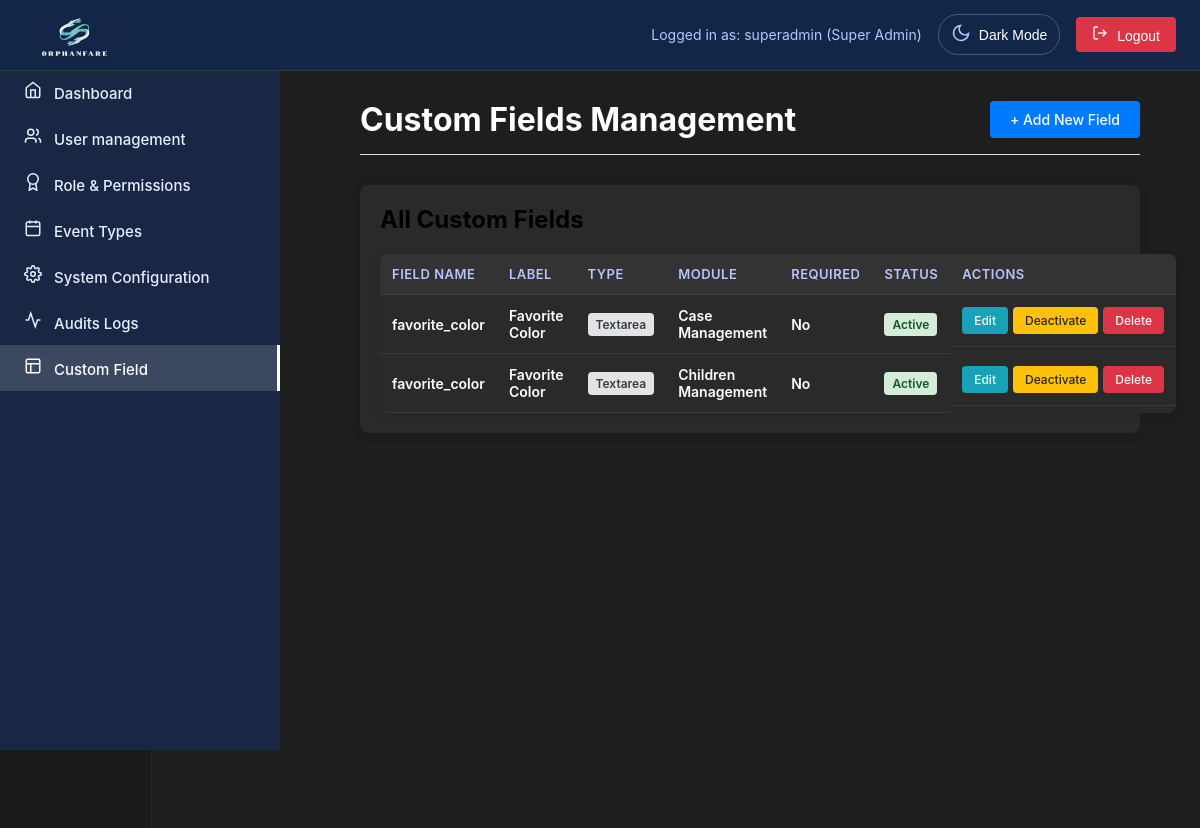
Before: /superadmin/custom-field.php (signed in) with the older database file.
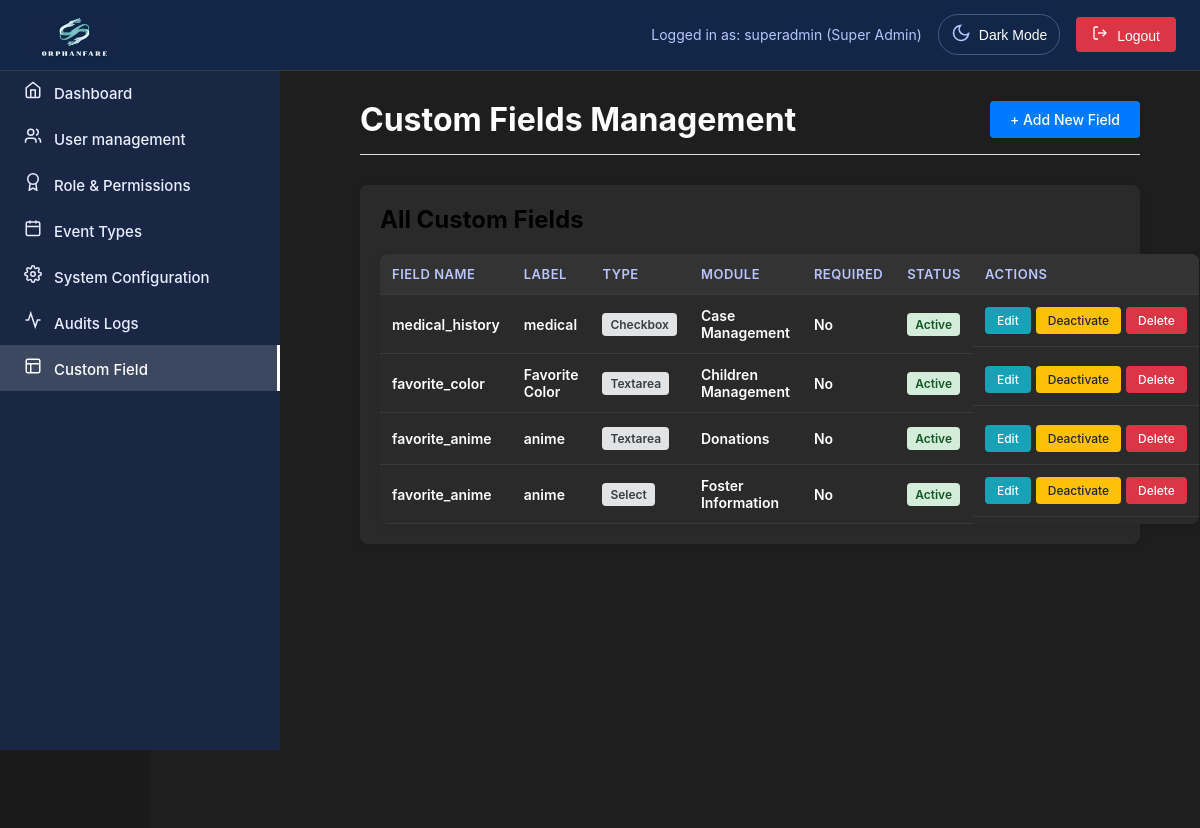
After: the same page with the newer database file.
### tables this page shows
CREATE TABLE `custom_fields` (
  `id` int(11) NOT NULL,
  `field_name` varchar(100) NOT NULL,
  `field_label` varchar(255) NOT NULL,
  `field_type` enum('text','textarea','number','date','select','checkbox','radio') NOT NULL,
  `field_options` text DEFAULT NULL,
  `module` varchar(50) NOT NULL,
  `placeholder_text` varchar(255) DEFAULT NULL,
  `default_value` text DEFAULT NULL,
  `help_text` text DEFAULT NULL,
  `is_required` tinyint(1) DEFAULT 0,
  `field_order` int(11) DEFAULT 0,
  `display_order` int(11) DEFAULT 0,
  `is_active` tinyint(1) DEFAULT 1,
  `created_by` int(11) NOT NULL,
  `created_at` timestamp NOT NULL DEFAULT current_timestamp(),
  `updated_at` timestamp NOT NULL DEFAULT current_timestamp() ON UPDATE current_timestamp()
);

### superadmin/includes/CustomFieldManager.php (called while the page is built, shortened)
<?php
class CustomFieldManager {
    private $pdo;
    public function __construct($pdoConnection) {
        $this->pdo = $pdoConnection;
    }
    public function getAvailableModules() {
        return [
            'children' => 'Children Management',
            'cases' => 'Case Management',
            'foster' => 'Foster Information',
            'donations' => 'Donations',
        ];
    }
    public function getModuleTableMap() {
        return [
            'children' => 'children',
            'cases' => 'cases',
            'foster' => 'foster_parents',
            'donations' => 'donations',
            'inventory' => 'inventory',
            'users' => 'users',
            'schedule' => 'events'
        ];
    }
    public function getFieldLocations($module) {
        $locations = [
            'children' => [
                'unified-registration.php - Child Information Tab',
                'child-management.php - Edit Child Modal',
                'child-management.php - Child Details View',
                'case-management.php - Linked Child Information'
            ],
            'cases' => [
                'unified-registration.php - Case Information Tab',
                'case-management.php - Case Details',
                'case-management.php - Case Edit Form'
            ],
            'foster' => [
                'foster-info.php - Foster Home Registration',
                'foster-info.php - Foster Home Details',
                'matchmaking.php - Foster Matching'
            ],
            'donations' => [
                'donation.php - Donation Form',
                'donation.php - Donation Records',
                'donation-reports.php - Donation Reports'
            ],
            'inventory' => [
                'inventory.php - Inventory Items',
                'inventory.php - Stock Management'
            ],
            'users' => [
                'user-management.php - User Profiles',
                'settings.php - User Settings'
            ],
            'schedule' => [
                'schedule.php - Event Creation Modal',
                'schedule.php - Event Details View',
                'schedule.php - Event Edit Form'
            ]
        ];
        return $locations[$module] ?? ['Various system locations'];
    }
    public function getAllFields($page = 1, $limit = 50) {
        try {
            $offset = ($page - 1) * $limit;
            $sql = "SELECT * FROM custom_fields ORDER BY module, field_order, field_label LIMIT $limit OFFSET $offset";
            $stmt = $this->pdo->query($sql);
            $fields = [];
            $count = 0;
            while ($row = $stmt->fetch(PDO::FETCH_ASSOC)) {
                if ($row['field_options']) {
                    $row['field_options'] = json_decode($row['field_options'], true);
                }
                $row['locations'] = $this->getFieldLocations($row['module']);
                $row['table_name'] = $this->getModuleTableMap()[$row['module']] ?? 'unknown';
                $fields[] = $row;
            }
            return $fields;
        } catch (Exception $e) {
            error_log("Custom Fields GetAll Error: " . $e->getMessage());
            error_log("DEBUG: Error details: " . print_r($this->pdo->errorInfo(), true));
            return [];
        }
    }
}
?>

### superadmin/custom-field.php (the view, shortened to what the rows shown need)
<?php
require_once 'includes/superheader.php';
require_once '../config/database.php';
require_once 'includes/CustomFieldManager.php';
$fieldManager = new CustomFieldManager($pdo);
$action = $_GET['action'] ?? 'list';
$modules = $fieldManager->getAvailableModules();
$modulesToRemove = ['inventory', 'schedule_events', 'user'];
foreach ($modulesToRemove as $module) {
    unset($modules[$module]);
}
?>
<!DOCTYPE html>
<html lang="en">
<head>
    <link rel="stylesheet" href="../css/superadmin.css">
    <link rel="stylesheet" href="../css/common.css">
</head>
<body>
    <div class="main-content">
        <div class="header">
            <h1 class="custom-title">Custom Fields Management</h1>
        </div>
        <?php if ($action === 'list'): ?>
            <div class="content-box">
                <h2>All Custom Fields</h2>
                <?php $fields = $fieldManager->getAllFields(); ?>
                <?php if (empty($fields)): ?>
                    <p style="text-align: center; padding: 40px; color: #666;">No custom fields found. <a href="?action=add">Create your first field</a></p>
                <?php else: ?>
                    <table class="fields-table">
                        <thead>
                            <tr>
                                <th>Field Name</th>
                                <th>Label</th>
                                <th>Type</th>
                                <th>Module</th>
                                <th>Required</th>
                                <th>Status</th>
                                <th>Actions</th>
                            </tr>
                        </thead>
                        <tbody>
                            <?php foreach ($fields as $f): ?>
                            <tr>
                                <td><strong class="custom-name"><?php echo htmlspecialchars($f['field_name']); ?></strong></td>
                                <td><?php echo htmlspecialchars($f['field_label']); ?></td>
                                <td><span class="badge badge-type"><?php echo ucfirst($f['field_type']); ?></span></td>
                                <td><?php echo htmlspecialchars($modules[$f['module']] ?? $f['module']); ?></td>
                                <td><?php echo $f['is_required'] ? 'Yes' : 'No'; ?></td>
                                <td>
                                    <span class="badge <?php echo $f['is_active'] ? 'badge-active' : 'badge-inactive'; ?>">
                                        <?php echo $f['is_active'] ? 'Active' : 'Inactive'; ?>
                                    </span>
                                </td>
                                <td class="action-buttons">
                                    <a href="?action=edit&id=<?php echo $f['id']; ?>" class="btn btn-info">Edit</a>
                                    <a href="?action=toggle&id=<?php echo $f['id']; ?>&status=<?php echo $f['is_active'] ? 0 : 1; ?>" class="btn btn-warning">
                                        <?php echo $f['is_active'] ? 'Deactivate' : 'Activate'; ?>
                                    </a>
                                    <a href="?action=delete&id=<?php echo $f['id']; ?>" class="btn btn-danger" onclick="return confirm('Are you sure you want to delete this field?')">Delete</a>
                                </td>
                            </tr>
                            <?php endforeach; ?>
                        </tbody>
                    </table>
                <?php endif; ?>
            </div>
        <?php endif; ?>
    </div>
</body>
</html>
<?php require_once 'includes/superfooter.php'; ?>

Changed rows visible on the page:
removed custom_fields: field_name "favorite_color", field_label "Favorite Color", field_type "Textarea", module "Case Management", is_required "No", is_active "Active"
added custom_fields: field_name "medical_history", field_label "medical", field_type "Checkbox", module "Case Management", is_required "No", is_active "Active"
added custom_fields: field_name "favorite_anime", field_label "anime", field_type "Textarea", module "Donations", is_required "No", is_active "Active"
added custom_fields: field_name "favorite_anime", field_label "anime", field_type "Select", module "Foster Information", is_required "No", is_active "Active"
